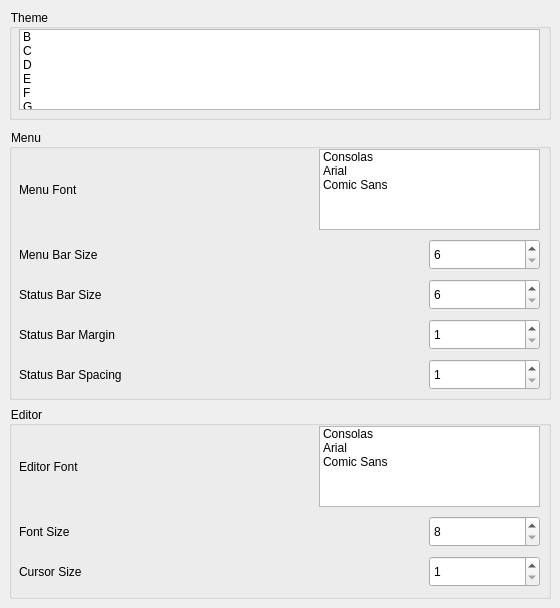
<?xml version="1.0" encoding="UTF-8"?>
<ui version="4.0">
 <class>Form</class>
 <widget class="QWidget" name="Form">
  <property name="geometry">
   <rect>
    <x>0</x>
    <y>0</y>
    <width>560</width>
    <height>608</height>
   </rect>
  </property>
  <property name="windowTitle">
   <string>Form</string>
  </property>
  <property name="styleSheet">
   <string notr="true">color: rgb(255, 255, 255)</string>
  </property>
  <property name="translate" stdset="0">
   <string notr="true"/>
  </property>
  <widget class="QGroupBox" name="Theme">
   <property name="geometry">
    <rect>
     <x>9</x>
     <y>9</y>
     <width>542</width>
     <height>111</height>
    </rect>
   </property>
   <property name="styleSheet">
    <string notr="true">color: rgb(0, 0, 0)</string>
   </property>
   <property name="title">
    <string>Theme</string>
   </property>
   <widget class="QListWidget" name="ThemeSelect">
    <property name="geometry">
     <rect>
      <x>10</x>
      <y>20</y>
      <width>521</width>
      <height>81</height>
     </rect>
    </property>
    <property name="styleSheet">
     <string notr="true">color: rgb(0, 0, 0)</string>
    </property>
    <property name="verticalScrollBarPolicy">
     <enum>Qt::ScrollBarAlwaysOff</enum>
    </property>
    <property name="horizontalScrollBarPolicy">
     <enum>Qt::ScrollBarAlwaysOff</enum>
    </property>
    <property name="translate" stdset="0">
     <string notr="true"/>
    </property>
    <item>
     <property name="text">
      <string>B</string>
     </property>
    </item>
    <item>
     <property name="text">
      <string>C</string>
     </property>
    </item>
    <item>
     <property name="text">
      <string>D</string>
     </property>
    </item>
    <item>
     <property name="text">
      <string>E</string>
     </property>
    </item>
    <item>
     <property name="text">
      <string>F</string>
     </property>
    </item>
    <item>
     <property name="text">
      <string>G</string>
     </property>
    </item>
   </widget>
  </widget>
  <widget class="QGroupBox" name="Editor">
   <property name="geometry">
    <rect>
     <x>9</x>
     <y>406</y>
     <width>542</width>
     <height>193</height>
    </rect>
   </property>
   <property name="styleSheet">
    <string notr="true">color: rgb(0, 0, 0)</string>
   </property>
   <property name="title">
    <string>Editor</string>
   </property>
   <widget class="QListWidget" name="FontSelect">
    <property name="geometry">
     <rect>
      <x>310</x>
      <y>20</y>
      <width>221</width>
      <height>81</height>
     </rect>
    </property>
    <property name="styleSheet">
     <string notr="true">color: rgb(0, 0, 0)</string>
    </property>
    <property name="verticalScrollBarPolicy">
     <enum>Qt::ScrollBarAlwaysOff</enum>
    </property>
    <property name="horizontalScrollBarPolicy">
     <enum>Qt::ScrollBarAlwaysOff</enum>
    </property>
    <item>
     <property name="text">
      <string>Consolas</string>
     </property>
    </item>
    <item>
     <property name="text">
      <string>Arial</string>
     </property>
    </item>
    <item>
     <property name="text">
      <string>Comic Sans</string>
     </property>
    </item>
   </widget>
   <widget class="QSpinBox" name="FontSize">
    <property name="geometry">
     <rect>
      <x>420</x>
      <y>110</y>
      <width>111</width>
      <height>31</height>
     </rect>
    </property>
    <property name="minimum">
     <number>8</number>
    </property>
    <property name="maximum">
     <number>22</number>
    </property>
    <property name="singleStep">
     <number>2</number>
    </property>
   </widget>
   <widget class="QLabel" name="FontSizeLabel">
    <property name="geometry">
     <rect>
      <x>10</x>
      <y>110</y>
      <width>411</width>
      <height>31</height>
     </rect>
    </property>
    <property name="text">
     <string notr="true">Font Size</string>
    </property>
   </widget>
   <widget class="QSpinBox" name="CursorSize">
    <property name="geometry">
     <rect>
      <x>420</x>
      <y>150</y>
      <width>111</width>
      <height>31</height>
     </rect>
    </property>
    <property name="minimum">
     <number>1</number>
    </property>
    <property name="maximum">
     <number>10</number>
    </property>
   </widget>
   <widget class="QLabel" name="CursorSizeLabel">
    <property name="geometry">
     <rect>
      <x>10</x>
      <y>150</y>
      <width>411</width>
      <height>31</height>
     </rect>
    </property>
    <property name="text">
     <string notr="true">Cursor Size</string>
    </property>
   </widget>
   <widget class="QLabel" name="EditorFont">
    <property name="geometry">
     <rect>
      <x>10</x>
      <y>20</y>
      <width>301</width>
      <height>81</height>
     </rect>
    </property>
    <property name="text">
     <string notr="true">Editor Font</string>
    </property>
   </widget>
  </widget>
  <widget class="QGroupBox" name="Menu">
   <property name="geometry">
    <rect>
     <x>9</x>
     <y>129</y>
     <width>542</width>
     <height>271</height>
    </rect>
   </property>
   <property name="styleSheet">
    <string notr="true">color: rgb(0, 0, 0)</string>
   </property>
   <property name="title">
    <string>Menu</string>
   </property>
   <widget class="QListWidget" name="MenuFontSelect">
    <property name="geometry">
     <rect>
      <x>310</x>
      <y>20</y>
      <width>221</width>
      <height>81</height>
     </rect>
    </property>
    <property name="styleSheet">
     <string notr="true">color: rgb(0, 0, 0)</string>
    </property>
    <property name="verticalScrollBarPolicy">
     <enum>Qt::ScrollBarAlwaysOff</enum>
    </property>
    <property name="horizontalScrollBarPolicy">
     <enum>Qt::ScrollBarAlwaysOff</enum>
    </property>
    <item>
     <property name="text">
      <string>Consolas</string>
     </property>
    </item>
    <item>
     <property name="text">
      <string>Arial</string>
     </property>
    </item>
    <item>
     <property name="text">
      <string>Comic Sans</string>
     </property>
    </item>
   </widget>
   <widget class="QSpinBox" name="MenuBarSizeSelect">
    <property name="geometry">
     <rect>
      <x>420</x>
      <y>110</y>
      <width>111</width>
      <height>31</height>
     </rect>
    </property>
    <property name="minimum">
     <number>6</number>
    </property>
    <property name="maximum">
     <number>14</number>
    </property>
   </widget>
   <widget class="QLabel" name="MenuBarSize">
    <property name="geometry">
     <rect>
      <x>10</x>
      <y>110</y>
      <width>411</width>
      <height>31</height>
     </rect>
    </property>
    <property name="text">
     <string notr="true">Menu Bar Size</string>
    </property>
   </widget>
   <widget class="QSpinBox" name="StatusBarSizeSelect">
    <property name="geometry">
     <rect>
      <x>420</x>
      <y>150</y>
      <width>111</width>
      <height>31</height>
     </rect>
    </property>
    <property name="minimum">
     <number>6</number>
    </property>
    <property name="maximum">
     <number>14</number>
    </property>
   </widget>
   <widget class="QLabel" name="StatusBarSize">
    <property name="geometry">
     <rect>
      <x>10</x>
      <y>150</y>
      <width>411</width>
      <height>31</height>
     </rect>
    </property>
    <property name="text">
     <string notr="true">Status Bar Size</string>
    </property>
   </widget>
   <widget class="QLabel" name="MenuFont">
    <property name="geometry">
     <rect>
      <x>10</x>
      <y>20</y>
      <width>301</width>
      <height>81</height>
     </rect>
    </property>
    <property name="text">
     <string notr="true">Menu Font</string>
    </property>
   </widget>
   <widget class="QLabel" name="StatusBarMargin">
    <property name="geometry">
     <rect>
      <x>10</x>
      <y>190</y>
      <width>411</width>
      <height>31</height>
     </rect>
    </property>
    <property name="text">
     <string notr="true">Status Bar Margin</string>
    </property>
   </widget>
   <widget class="QSpinBox" name="StatusBarMarginSelect">
    <property name="geometry">
     <rect>
      <x>420</x>
      <y>190</y>
      <width>111</width>
      <height>31</height>
     </rect>
    </property>
    <property name="minimum">
     <number>1</number>
    </property>
    <property name="maximum">
     <number>20</number>
    </property>
   </widget>
   <widget class="QSpinBox" name="StatusBarSpacingSelect">
    <property name="geometry">
     <rect>
      <x>420</x>
      <y>230</y>
      <width>111</width>
      <height>31</height>
     </rect>
    </property>
    <property name="minimum">
     <number>1</number>
    </property>
    <property name="maximum">
     <number>10</number>
    </property>
   </widget>
   <widget class="QLabel" name="StatusBarSpacing">
    <property name="geometry">
     <rect>
      <x>10</x>
      <y>230</y>
      <width>411</width>
      <height>31</height>
     </rect>
    </property>
    <property name="text">
     <string notr="true">Status Bar Spacing</string>
    </property>
   </widget>
  </widget>
 </widget>
 <tabstops>
  <tabstop>ThemeSelect</tabstop>
  <tabstop>MenuFontSelect</tabstop>
  <tabstop>MenuBarSizeSelect</tabstop>
  <tabstop>StatusBarSizeSelect</tabstop>
  <tabstop>StatusBarMarginSelect</tabstop>
  <tabstop>StatusBarSpacingSelect</tabstop>
  <tabstop>FontSelect</tabstop>
  <tabstop>FontSize</tabstop>
  <tabstop>CursorSize</tabstop>
 </tabstops>
 <resources/>
 <connections/>
</ui>
